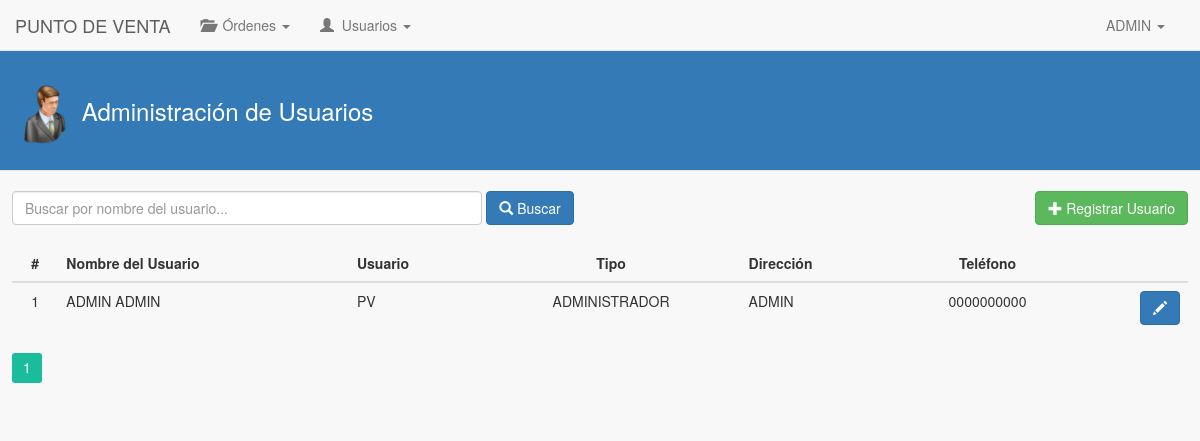
Page /puntoVenta/usuarios/index.php (signed in) on the earlier database version.
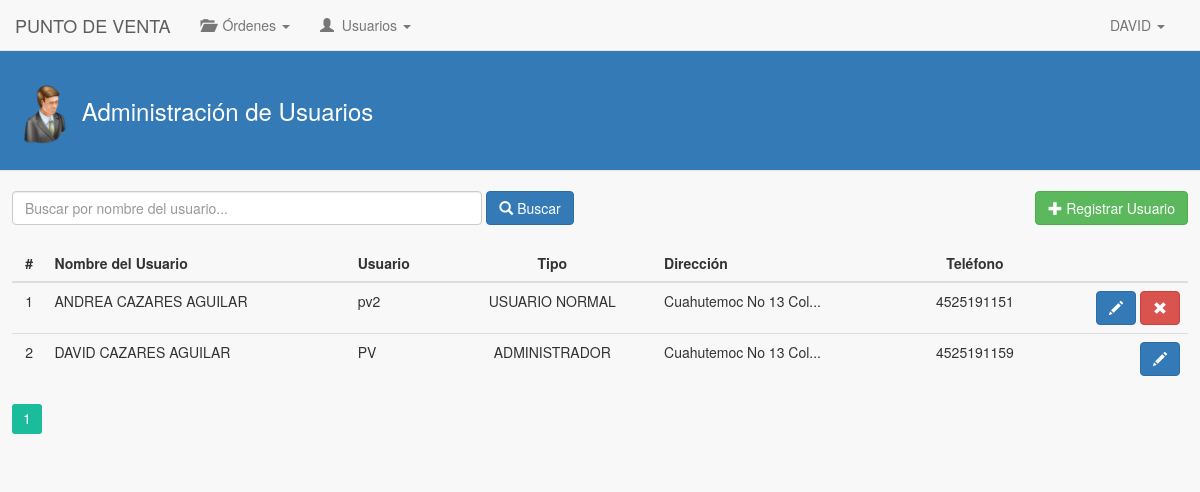
Same page on the later database version.
### tables this page shows
CREATE TABLE IF NOT EXISTS `usuario_punto_venta` (
  `id_usuario_pv` int(11) NOT NULL AUTO_INCREMENT,
  `nombre_usuario_pv` varchar(45) NOT NULL,
  `apellidos_usuario_pv` varchar(45) NOT NULL,
  `telefono_usuario_pv` varchar(45) NOT NULL,
  `direccion_usuario_pv` varchar(45) NOT NULL,
  `id_usuario_fk` int(11) NOT NULL,
  `id_punto_venta_fk` int(11) NOT NULL,
  PRIMARY KEY (`id_usuario_pv`),
  KEY `id_usuario_fk_idx` (`id_usuario_fk`),
  KEY `id_usuario_punto_venta_idx` (`id_punto_venta_fk`)
);

CREATE TABLE IF NOT EXISTS `usuarios` (
  `id_usuario` int(11) NOT NULL AUTO_INCREMENT,
  `nombre_usuario` varchar(100) NOT NULL,
  `contrasena_usuario` varchar(45) NOT NULL,
  `tipo_socio_usuario` int(11) NOT NULL,
  `nivel_autorizacion_usuario` int(11) NOT NULL,
  `fecha_creacion_usuario` date NOT NULL,
  `fecha_modificacion_usuario` date NOT NULL,
  `estado_usuario` int(11) NOT NULL,
  PRIMARY KEY (`id_usuario`),
  UNIQUE KEY `nombre_usuario` (`nombre_usuario`)
);

### puntoVenta/usuarios/index.php (the view, shortened to what this page needs)
<!DOCTYPE html>
<html>
	<head>
		<link rel="stylesheet" type="text/css" href="../../lib/bootstrap-3.3.5/css/bootstrap.min.css">
		<link rel='stylesheet' type='text/css' href='../../lib/pagination/css.css'/>
		<link rel="stylesheet" type="text/css" href="../../css/estilos.css">
	</head>
	<body>
		<?php
			include('../mod/navbar.php');
		?>
		<div class="contenido-general">
			<div class="modal-header">
				<h3 class="titulo-header">
					<h3 class="titulo-contenido">
						<img class="img-header" src="../../img/login.png"> <span id="lbl-titulo">Administración de Usuarios</span>
					</h3>
				</h3>
			</div>
			<br>
			<div class="div-buscar">
				<div class="form-inline">
					<input type="text" class="form-control" style="width: 40%;" name="inputBuscar" id="inputBuscar" placeholder="Buscar por nombre del usuario..." onkeyup="if(event.keyCode == 13) buscarUsuarios();" autofocus>
					<button class="btn btn-primary" id="btnBuscar" onclick="buscarUsuarios();"><i class="glyphicon glyphicon-search"></i> Buscar</button>
					<a href="../nuevoUsuario/" class="btn btn-success" style="float: right;" id="btnRegistrarUsuario"><i class="glyphicon glyphicon-plus"></i> Registrar Usuario</a>
				</div>
			</div>
			<div class="contenido-general-2">
				<br>
				<div id="paginacion-resultados">
					<table class="table">
						<thead>
							<tr>
								<th class="centro">#</th>
								<th>Nombre del Usuario</th>
								<th>Usuario</th>
								<th class="centro">Tipo</th>
								<th>Dirección</th>
								<th class="centro">Teléfono</th>
								<th></th>
							</tr>
						</thead>
						<tbody>
							<?php
								$consulta = "SELECT id_usuario_pv FROM usuario_punto_venta WHERE id_usuario_fk = ".$_SESSION['id_usuario'];
			      				$resultado = mysql_query($consulta);
			      				$row = mysql_fetch_array($resultado);
			      				$idPuntoVentaFK = $row['id_usuario_pv'];
								$cont = 1;
								$consulta = "SELECT usus.id_usuario, usudist.id_usuario_pv, usudist.nombre_usuario_pv, usudist.apellidos_usuario_pv, usus.nombre_usuario, usus.nivel_autorizacion_usuario, usudist.direccion_usuario_pv, usudist.telefono_usuario_pv, usus.estado_usuario FROM usuario_punto_venta AS usudist, usuarios AS usus WHERE usudist.id_punto_venta_fk = $idPuntoVentaFK AND usudist.id_usuario_fk = usus.id_usuario ORDER BY usudist.nombre_usuario_pv ASC";
								$resultado = mysql_query($consulta);
								while($row = mysql_fetch_array($resultado)){ ?>
									<tr>
						          		<td class="centro"><?php echo $cont; ?></td>
						          		<td><?php echo $nombreUsuario = $row['nombre_usuario_pv']." ".$row['apellidos_usuario_pv']; ?></td>
						          		<td><?php echo $row['nombre_usuario']; ?></td>
						          		<td class="centro">
						          			<?php
						          				$estado = $row['nivel_autorizacion_usuario'];
						          				switch($estado) {
						          					case '1': echo "ADMINISTRADOR"; break;
						          					case '2': echo "USUARIO NORMAL"; break;
						          				}
						          			?>
						          		</td>
						          		<td>
						          			<?php
						          				$direccion = $row['direccion_usuario_pv'];
						          				if(strlen($direccion) > 20){
							      					$direccion = substr($direccion, 0, 20);
													$direccion = $direccion."...";
							      				}
							      				echo $direccion;
						          			?>
						          		</td>
						          		<td class="centro"><?php echo $row['telefono_usuario_pv']; ?></td>
						          		<td class="derecha">
						          			<?php
						          				$idUsuarioFk = $row['id_usuario'];
						          				$estadoUsuario = $row['estado_usuario'];
						          			?>
						          			<button class="btn btn-primary btn-editar" data-toggle="tooltip" data-placement="top" title="Editar usuario" onClick="editarUsuario(<?php echo $row['id_usuario_pv']; ?>, '<?php echo $idUsuarioFk; ?>', '<?php echo $nombreUsuario; ?>')"><i class="glyphicon glyphicon-pencil"></i></button>
							        		<?php
							        			if($row['id_usuario'] != $_SESSION['id_usuario']){
								        			if($estadoUsuario == 0){ ?>
								        				<button class="btn btn-success btn-baja" data-toggle="tooltip" data-placement="top" title="Dar de alta" onClick="altaUsuario('<?php echo $idUsuarioFk; ?>', '<?php echo $nombreUsuario; ?>')"><i class="glyphicon glyphicon-ok"></i></button>
							          				<?php } else{ ?>
							          					<button class="btn btn-danger btn-alta" data-toggle="tooltip" data-placement="top" title="Dar de baja" onClick="bajaUsuario('<?php echo $idUsuarioFk; ?>', '<?php echo $nombreUsuario; ?>')"><i class="glyphicon glyphicon-remove"></i></button>
							          				<?php }
							          			}
							        		?>
							        	</td>
						    	    </tr>
								<?php $cont++;
								}
							?>
						</tbody>
					</table>
					<?php if($cont > 1){ ?>
						<div class="my-navigation" style="margin: 0px auto;">
							<div class="simple-pagination-page-numbers"></div>
							<br><br><br>
						</div>
					<?php } else{ ?>
						<div class="alert alert-info" role="alert" style="text-align: center;">
							<strong>Sin resultados...</strong> No hay usuarios registrados.
						</div>
					<?php } ?>
				</div>
			</div>
		</div>
	</body>
</html>

### puntoVenta/mod/navbar.php (shortened to what this page needs)
<?php
	$consulta = "SELECT nombre_usuario_pv FROM usuario_punto_venta WHERE id_usuario_fk = ".$_SESSION['id_usuario'];
	$resultado = mysql_query($consulta);
	$row = mysql_fetch_array($resultado);
	$nombreUsuario = $row['nombre_usuario_pv'];
?>
<nav class="navbar navbar-default navbar-fixed-top" role="navigation">
	<div class="container-fluid">
		<div class="navbar-header">
			<a href="../" class="navbar-brand">PUNTO DE VENTA</a>
		</div>
	  	<div class="collapse navbar-collapse" id="navbar-collapse-01">
	  		<ul class="nav navbar-nav">
				<li class="dropdown">
						<a href="#" class="dropdown-toggle" data-toggle="dropdown" role="button" aria-expanded="false"><span class="glyphicon glyphicon-folder-open"></span> &nbsp;Órdenes <span class="caret"></span></a>
				</li>
				<?php
					if($_SESSION['nivel_socio'] == 1){ ?>
						<li class="dropdown">
	  						<a href="#" class="dropdown-toggle" data-toggle="dropdown" role="button" aria-expanded="false"><span class="glyphicon glyphicon-user"></span> &nbsp;Usuarios <span class="caret"></span></a>
						</li>
					<?php }
				?>
	    	</ul>
	    	<ul class="nav navbar-nav navbar-right">
		        <li class="dropdown">
		          	<a href="#" class="dropdown-toggle" data-toggle="dropdown" role="button" aria-expanded="false"><span class="fui-user"></span> &nbsp;<?php echo $nombreUsuario; ?> <span class="caret"></span></a>
		        </li>
		    </ul>
	  	</div>
	</div>
</nav>

### css/estilos.css (style rules this page uses)
body { background-color: #F8F8F8; }
h3.titulo-header { color: #ffffff; }
h3.titulo-contenido { color: #ffffff; }
.modal-header { background-color: #337ab7; }
.img-header { width: 60px; }
.centro { text-align: center; }
.derecha { text-align: right; }
.navbar-right { margin-right: 5px; }
.contenido-general { background-color: #F8F8F8; margin: 0px auto; margin-top: 50px; width: 100%; }
.contenido-general-2 { margin: 0px auto; width: 98%; }
.div-buscar { margin: 0px auto; width: 98%; }
a { color: #337ab7; }

Differences in the rows shown:
changed usuario_punto_venta "PV": nombre_usuario_pv "ADMIN" → "DAVID"; nombre_usuario_pv+apellidos_usuario_pv "ADMIN ADMIN" → "DAVID CAZARES AGUILAR"; direccion_usuario_pv "ADMIN" → "Cuahutemoc No 13 Col..."; telefono_usuario_pv "0000000000" → "4525191159"
added usuario_punto_venta: nombre_usuario_pv+apellidos_usuario_pv "ANDREA CAZARES AGUILAR", id_usuario_fk.nombre_usuario "pv2", shows "USUARIO NORMAL", direccion "Cuahutemoc No 13 Col...", telefono_usuario_pv "4525191151"
